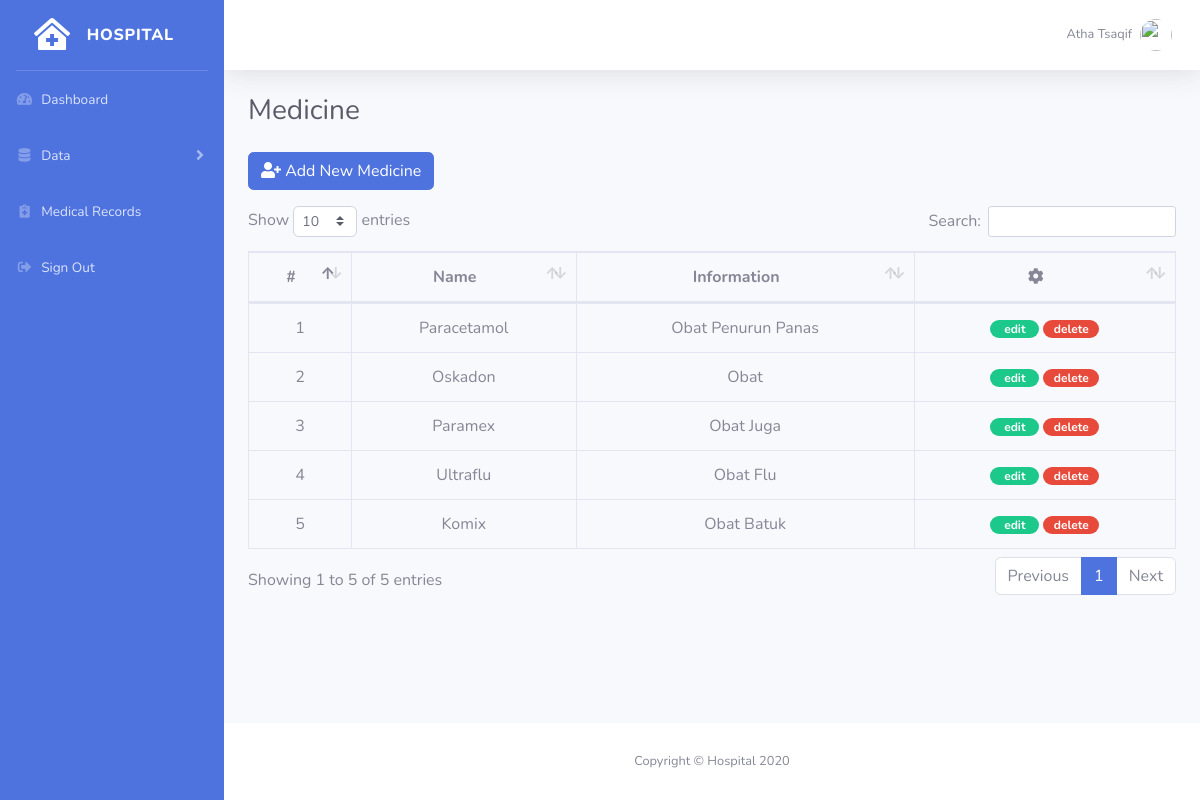
Page /obat/data.php (signed in) on the committed database.
### tables this page shows
CREATE TABLE `tb_obat` (
  `id_obat` varchar(50) NOT NULL,
  `nama_obat` varchar(200) NOT NULL,
  `ket_obat` text NOT NULL
);

### obat/data.php (the view)
<?php include_once('../_header.php') ?>
<div class="box">
	<h1 class="h3 mb-0 text-gray-800 mb-4">Medicine</h1>
	<a href="add.php" class="btn btn-primary mb-3"><i class="fas fa-fw fa-user-plus"> </i> Add New Medicine</a>
	<div class="table-responsive">
		<table class="table table-hover table-bordered" id="dataTable">
			<thead>
				<tr>
					<th class="text-center">#</th>
					<th class="text-center">Name</th>
					<th class="text-center">Information</th>
					<th class="text-center"><i class="fas fa-fw fa-cog"></i></th>
				</tr>
			</thead>
			<tbody>
				<?php
				$no = 1;
				$sql_obat = mysqli_query($con, "SELECT * FROM tb_obat") or die (mysqli_error($con));
				if (mysqli_num_rows($sql_obat) > 0) {
					while ($data = mysqli_fetch_array($sql_obat)) { ?>
						<tr>
							<td class="text-center"><?= $no++ ?></td>
							<td class="text-center"><?= $data['nama_obat'] ?></td>
							<td class="text-center"><?= $data['ket_obat'] ?></td>
							<td class="text-center">
								<a href="edit.php?id=<?= $data['id_obat'] ?>" class="badge badge-pill badge-success">&nbsp;&nbsp;edit&nbsp;&nbsp;</a>
								<a href="del.php?id=<?= $data['id_obat'] ?>" class="badge badge-pill badge-danger" onclick="return confirm('Are You Sure Want to Delete <?= $data['nama_obat'] ?>')">&nbsp;delete&nbsp;</a>
							</td>
						</tr>
				<?php
					}
				} else {
					echo '<tr><td colspan="4">No data available in table</td></tr>';
				}
				?>
			</tbody>
		</table>
	</div>
</div>
<?php include_once('../_footer.php') ?>

### rows in the picture
tb_obat: nama_obat "Paracetamol", ket_obat "Obat Penurun Panas"
tb_obat: nama_obat "Oskadon", ket_obat "Obat"
tb_obat: nama_obat "Paramex", ket_obat "Obat Juga"
tb_obat: nama_obat "Ultraflu", ket_obat "Obat Flu"
tb_obat: nama_obat "Komix", ket_obat "Obat Batuk"
